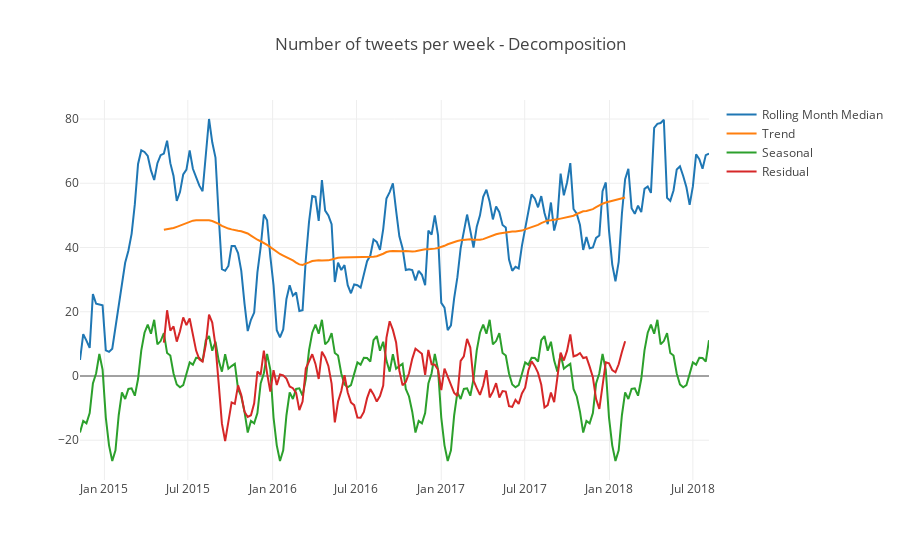

The notebook cell saved with this chart:
### Code cell
from statsmodels.tsa.seasonal import seasonal_decompose

result = seasonal_decompose(tweets_count['W']['tweet_id'].rolling(4, closed='right', min_periods=1).mean(), 
                            model='additive')

data = []

data.append(go.Scatter(
                x=tweets_count['W'].index,
                y=tweets_count['W']['tweet_id'].rolling(4, closed='right', min_periods=1).mean(),
                name='Rolling Month Median'))

data.append(go.Scatter(
                x=result.trend.index,
                y=result.trend,
                name='Trend'))

data.append(go.Scatter(
                x=result.seasonal.index,
                y=result.seasonal,
                name='Seasonal'))

data.append(go.Scatter(
                x=result.resid.index,
                y=result.resid,
                name='Residual'))

layout = go.Layout(title='Number of tweets per week - Decomposition')
fig = dict(layout=layout, data=data)
offline.iplot(fig)

### Figure 1 — Plotly figure (JSON) as saved in the notebook; plotly's stock layout.template omitted (floating-point values rounded to 4 significant figures; data arrays with more than 128 entries replaced by an {"elided": "..."} marker saying what was removed)
{"data": [{"name": "Rolling Month Median", "type": "scatter", "x": {"elided": "196 str values"}, "y": {"elided": "196 float values"}}, {"name": "Trend", "type": "scatter", "x": {"elided": "196 str values"}, "y": {"elided": "196 float values"}}, {"name": "Seasonal", "type": "scatter", "x": {"elided": "196 str values"}, "y": {"elided": "196 float values"}}, {"name": "Residual", "type": "scatter", "x": {"elided": "196 str values"}, "y": {"elided": "196 float values"}}], "layout": {"title": "Number of tweets per week - Decomposition"}}
